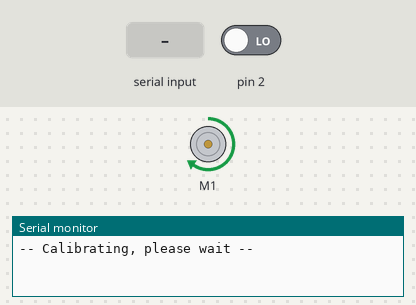
A sketch run on a simulated Arduino Uno, built with avr-gcc and run on an emulated ATmega328P. On the bench: DC motor (green arrow = forward, orange = backward, longer = faster), the last lines printed to the serial monitor. Inputs (shaded band) come from the test bench; at power-on: pin 2 LOW.

Above: at 5.0 s.
5.1 s: pin 2 driven HIGH
At 6.4 s:
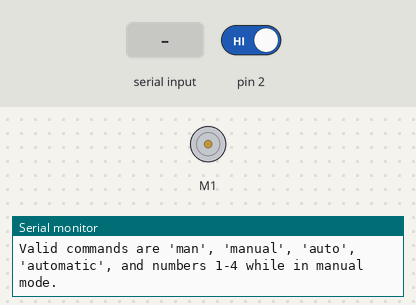
9.2 s: "30,150,10\n" received over Serial
At 10.0 s:
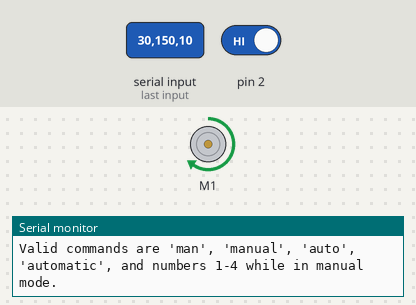
Timing chart, 0 to 21.2 s (numbered marks = the images above; inputs shaded):
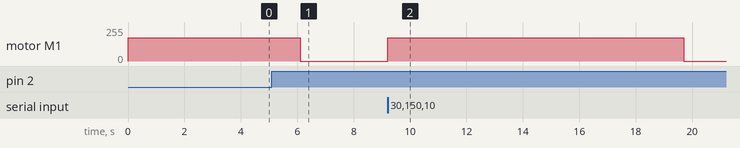

Measured:
- after the input at 5.1 s, motor M1: forward 175/255 → stopped after 1.0 s
- after the input at 9.2 s, motor M1: stopped → forward 175/255 at once, → stopped 10.5 s later

The sketch:

Controller.ino
```cpp
#include <Wire.h>
#include <Adafruit_MotorShield.h>
#include "utility/Adafruit_PWMServoDriver.h"

// ---- Configuration
// Normalization Factors: These need to be recalibrated if lighting conditions change
const float NORMALIZATION_CONST = .33; // The amount to subtract off of each sensor value such that an empty slot = 0 opacity
const float NORMALIZATION_FACTOR = 1.65; // The amount by which to divide each sensor value such that an opaque slot = 1 opacity

// Motor Rotation Config
const float FULL_ROTATION_TIME = 19000; // Time for a full rotation in ms
const float QUARTER_ROTATION_PERIOD = FULL_ROTATION_TIME / 4;
const float SWITCH_DEBOUNCE = 5000; // Milliseconds after which the tripped switch is active again
const float MEASUREMENT_DELAY = 1000; // The delay to continue rotation such that geneva wheel can fully engage before measurement

// Hardware/Software Config
// Note: The limit switch must be on pin 2, and the change mode button on pin 3
const int SENSOR_PIN = 1;
const boolean VERBOSE = false;
const String HELP_MSG = "Valid commands are 'man', 'manual', 'auto', 'automatic', and numbers 1-4 while in manual mode.";

// ---- Motor Shield Setup
Adafruit_MotorShield AFMS = Adafruit_MotorShield();
Adafruit_DCMotor *motor = AFMS.getMotor(1);

// ---- State Variables
int index = 1;
boolean manualMode = true;
unsigned long rotationTime = 0;
boolean stopFlag = false;

// ---- Running Code
void setup() {
  // Initilize Motor Shield
  AFMS.begin();
  motor->setSpeed(175);

  // Initialize serial communication at 9600 bits per second:
  Serial.begin(9600);

  // Setup button and switch interrupts
  attachInterrupt(0, limitSwitchISR, RISING);

  // Calibrate
  calibrate();
}

/*
A calibration routine which will rotate the table to index 1,
and reset the time and index accordingly.
*/
void calibrate() {
  Serial.println("-- Calibrating, please wait --");

  // Start motor
  stopFlag = false;
  motor->run(FORWARD);

  // Wait until switch is triggered
  while(!stopFlag){
    delay(1);
  }

  // Wait for geneva wheel back to engage, then stop
  delay(MEASUREMENT_DELAY);
  stopFlag = false;
  motor->run(RELEASE);

  Serial.println(" -- Calibration Complete --");
  Serial.println("You are currently in manual mode.");
  Serial.println(HELP_MSG);
}

/*
Automatic mode is just the code below. Manual mode
is handled through serial.
Serial input is taken automatically after each loop.
*/
void loop() {
  if (!manualMode) {
    advanceOne();
    measure();
  }
}

/*
Measures the opacity of the petri dish
at the target index.
*/
void measureTarget (int target) {
  while (index != target) advanceOne();
  measure();
}

/*
Advances one quarter rotation, setting state variables and
recalibrating accordingly.
*/
void advanceOne() {
  unsigned long lastTime = millis();
  unsigned long currentTime;
  unsigned long stopTime = (index) * (QUARTER_ROTATION_PERIOD - MEASUREMENT_DELAY);

  if (VERBOSE) {
    Serial.println("------------");
    Serial.println("Beginning to advance one index.");
    Serial.println(" - Start index: " + String(index));
    Serial.println(" - Start Time: " + String(rotationTime));
    Serial.println(" - Scheduled Stop Time at " + String(stopTime));
    Serial.println("-----");
  }

  motor->run(FORWARD);

  // Run until the stop time condition is triggered,
  // or the stop flag is set to true by a switch interrupt
  while(rotationTime < stopTime && !stopFlag) {
    currentTime = millis();
    if (!stopFlag) rotationTime += currentTime - lastTime;
    lastTime = currentTime;
  }

  // Allow the back of the Geneva Wheel to fully engage before
  // stopping the motor.
  delay(MEASUREMENT_DELAY);
  motor->run(RELEASE);

  // Cycle the index
  index++;
  stopFlag = false;

  if (VERBOSE) {
    Serial.println("Advancement completed.");
    Serial.println(" - Current Time: " + String(rotationTime));
    Serial.println(" - New Index: " + String(index));
  }

  if (index == 5) {
    Serial.println(" Alignment error. ");
    calibrate();
  }
}

/*
Read the voltage on the sensor pin when
called and output as an (index, normalized opacity)
tuple to the serial monitor.
*/
void measure() {
  int sensorValue = analogRead(SENSOR_PIN);
  float opacity = (sensorValue * (5.0 / 1023.0) - NORMALIZATION_CONST)/NORMALIZATION_FACTOR;
  Serial.print("(");
  Serial.print(index);
  Serial.print(", ");
  Serial.print(opacity);
  Serial.println(")");
}

// ---- Interrupt Service Routines and Events

/*
Called automatically between loops, and handles
input for manual mode or auto
*/
void serialEvent() {
  String inputString = "";

  while (Serial.available()) {
    char inChar = (char)Serial.read();
    if (inChar == '\n') break;
    else inputString += inChar;
  }

  // Interpret message and take appropriate action.
  if (inputString.equals("man") || inputString.equals("manual")) {
    manualMode = true;
    Serial.println("Manual mode enabled. Enter a number 1-4 to take a measurement of the relevant dish.");
  } else if (inputString.equals("auto") || inputString.equals("automatic")) {
    manualMode = false;
    Serial.println("Automatic mode enabled. Measurements will be taken and outputted in (dish-index, opacity) format.");
  } else if (inputString.toInt() <= 4 && inputString.toInt() > 0 && manualMode) {
    measureTarget(inputString.toInt());
  } else {
    Serial.println("Invalid input.");
    Serial.println(HELP_MSG);
  }
}

/*
When the limit switch is tripped, limitSwitchISR
is called, which sets the current index to 1, and
resets the measured time of rotation to 0.
*/
void limitSwitchISR() {
  static volatile unsigned long lastInterruptTime = 0;
  static volatile unsigned long time;
  time = millis();
  if (time - lastInterruptTime > SWITCH_DEBOUNCE) {
    if (VERBOSE) Serial.println("Limit switch tripped.");
    rotationTime = 0;
    index = 0;
    stopFlag = true;
    lastInterruptTime = time;
  }
}
```
